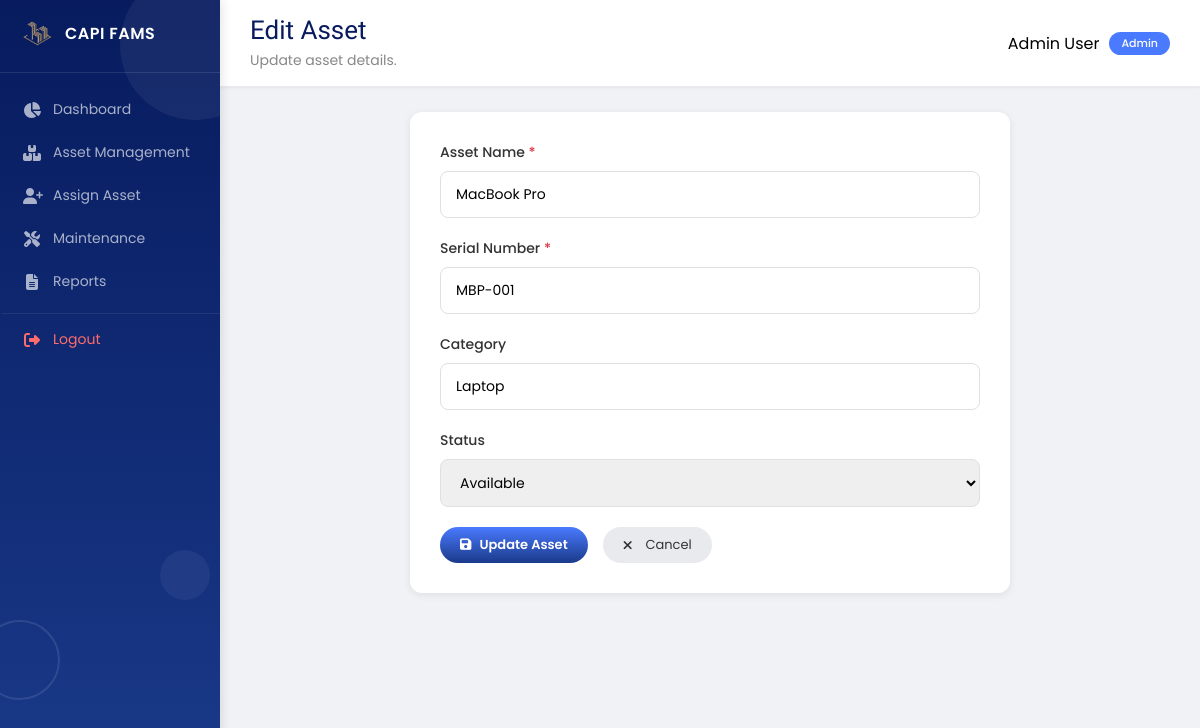
The app's page /assets/edit/2 (signed in) with its own data.
### tables this page shows
CREATE TABLE assets (
        id INTEGER PRIMARY KEY AUTOINCREMENT,
        name TEXT NOT NULL,
        serial TEXT UNIQUE NOT NULL,
        category TEXT,
        assigned_to INTEGER,
        status TEXT DEFAULT 'Available',
        assigned_date DATETIME,
        FOREIGN KEY (assigned_to) REFERENCES users(id)
    );

### fams.py (the view, shortened to what this page needs)
@app.route('/assets/edit/<int:asset_id>', methods=['GET', 'POST'])
def edit_asset(asset_id):
    if 'user_id' not in session or session.get('role') != 'admin':
        return redirect(url_for('login_page'))
    db = get_db()
    asset = db.execute('SELECT * FROM assets WHERE id = ?', (asset_id,)).fetchone()
    if not asset:
        flash('❌ Asset not found', 'error')
        return redirect(url_for('manage_assets'))
    return render_template('edit_asset.html', asset=asset)

### fams.py (called while the page is built)
def get_db():
    conn = sqlite3.connect(Config.DATABASE)
    conn.row_factory = sqlite3.Row
    return conn

### templates/edit_asset.html (shortened to what this page needs)
{% extends "base.html" %}
{% block welcome %}
<h1 style="font-family: 'Yeseva One', cursive; font-weight: normal; font-size: 26px; color: #071b5e; margin: 0;">
    Edit Asset
</h1>
<p style="font-size: 14px; color: #888; margin: 5px 0 0 0;">
    Update asset details.
</p>
{% endblock %}
{% block content %}
<div class="form-container">
    <form method="POST" action="{{ url_for('edit_asset', asset_id=asset.id) }}" id="editForm" novalidate>
        <div class="form-group">
            <label for="name">Asset Name <span class="required">*</span></label>
            <input type="text" id="name" name="name" value="{{ asset.name }}" required>
        </div>
        <div class="form-group">
            <label for="serial">Serial Number <span class="required">*</span></label>
            <input type="text" id="serial" name="serial" value="{{ asset.serial }}" required>
        </div>
        <div class="form-group">
            <label for="category">Category</label>
            <input type="text" id="category" name="category" value="{{ asset.category|default('') }}">
        </div>
        <div class="form-group">
            <label for="status">Status</label>
            <select id="status" name="status">
                <option value="Available" {% if asset.status == 'Available' %}selected{% endif %}>Available</option>
            </select>
        </div>
        <div class="form-actions">
            <button type="submit" class="btn-primary" id="submitBtn">
                <i class="fas fa-save"></i> Update Asset
            </button>
            <a href="{{ url_for('manage_assets') }}" class="btn-secondary">
                <i class="fas fa-times"></i> Cancel
            </a>
        </div>
    </form>
</div>
{% endblock %}

### static/css/style.css (style rules this page uses)
* { margin: 0; padding: 0; box-sizing: border-box; }
body { font-family: 'Poppins', sans-serif; background: #f0f2f5; display: flex; }
.top-bar h1 { color: #071b5e; font-size: 20px; margin: 0; }
.top-bar p { color: #666; font-size: 13px; margin: 2px 0 0 0; }
.btn-primary { background: linear-gradient(180deg, #4a7aff, #1a3a8a); color: white; border: none; padding: 8px 20px; border-radius: 25px; font-weight: 600; cursor: pointer; font-size: 13px; transition: 0.3s; font-family: 'Poppins', sans-serif; }
.btn-secondary { background: #e8eaed; color: #333; border: none; padding: 8px 20px; border-radius: 25px; cursor: pointer; font-size: 13px; transition: 0.3s; font-family: 'Poppins', sans-serif; text-decoration: none; display: inline-block; }
.form-container { max-width: 550px; margin: 0 auto; background: white; padding: 25px; border-radius: 10px; box-shadow: 0 1px 3px rgba(0,0,0,0.08); }
.form-group { margin-bottom: 15px; }
.form-group label { display: block; margin-bottom: 5px; font-weight: 500; color: #333; font-size: 13px; }
.form-group input { width: 100%; padding: 10px 14px; border: 1.5px solid #e0e0e0; border-radius: 8px; font-size: 13px; transition: 0.3s; font-family: 'Poppins', sans-serif; }
.form-actions { display: flex; gap: 12px; margin-top: 5px; }
.form-actions a { text-decoration: none; display: inline-flex; align-items: center; }
.welcome-text h1 { font-family: 'Yeseva One', cursive !important; font-weight: normal !important; font-size: 26px !important; color: #071b5e !important; margin: 0 !important; }
.welcome-text p { font-size: 14px !important; color: #888 !important; margin: 5px 0 0 0 !important; }

### templates/edit_asset.html (style rules this page uses)
.form-container { max-width: 600px; margin: 0 auto; background: white; padding: 30px; border-radius: 12px; box-shadow: 0 2px 8px rgba(0,0,0,0.08); }
.form-group { margin-bottom: 20px; }
.form-group label { display: block; margin-bottom: 8px; font-weight: 500; color: #333; font-size: 14px; }
.form-group .required { color: #dc3545; }
.form-group input, .form-group select { width: 100%; padding: 12px 15px; border: 1.5px solid #e0e0e0; border-radius: 8px; font-size: 14px; transition: 0.3s; box-sizing: border-box; font-family: 'Poppins', sans-serif; }
.form-actions { display: flex; gap: 15px; margin-top: 10px; }
.form-actions a { text-decoration: none; display: inline-flex; align-items: center; gap: 8px; }
.btn-primary i, .btn-secondary i { margin-right: 5px; }

### records on screen
assets: name "MacBook Pro", serial "MBP-001", category "Laptop", status "Available"

### other values on screen
{{ session.get('name', 'User') }} "Admin User"
{{ session.get('role', 'staff')|title }} "Admin"
